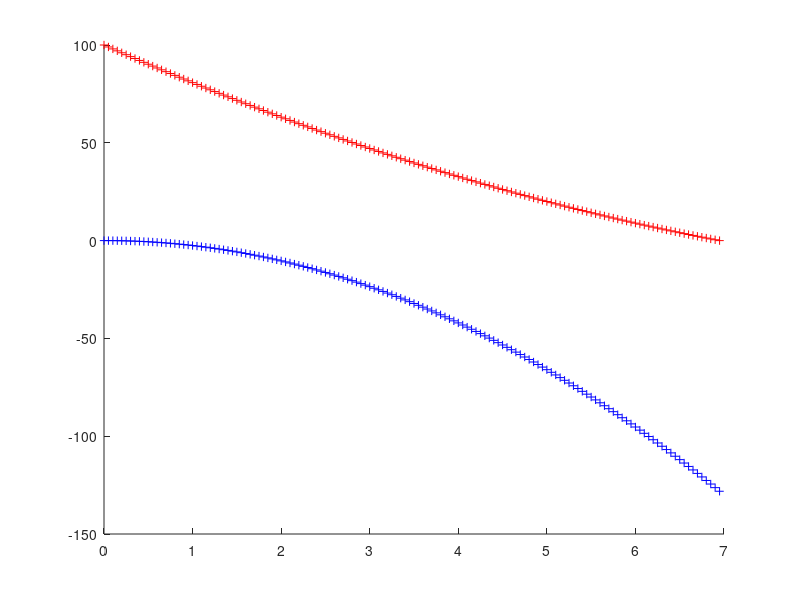

MATLAB code to generate this figure:
g0 = 9.80665;
Isp = 228;
sref = 0.8;
cd = 1.5;
rho = 1.71e-8;
propmx = 1200;
tguid = 0.05;
tint = 0.25;
g = 3.718;
m0 = 160;
vf = [-5.0 0.0];

p = [100;0;-20;0];
n_gov = size(p,2);
t = 0;
y = [p(1,:)';p(2,:)';p(3,:)';p(4,:)';m0*ones(n_gov,1)];
dydt = y;
figure;
hold on;
while (max(abs(dydt)) > 0)
    plot(t,y(1),'r+',t,y(2),'b+')
%    plot(t,y(3),'r+',t,y(4),'b+')
%    plot(t,y(5),'b+')
    ground = (y(1:n_gov) > 0);
    burnout = (m0-y(4*n_gov+1:end) < 6);
    acc = [100 propmx./y(4*n_gov+1:end)];
    a_gov = max(min(acc,[],2),0);
    theta_gov = max(min(-pi/3,pi/4),-pi/4);
    vit_gov = sqrt(y(2*n_gov+1:3*n_gov).^2+y(3*n_gov+1:4*n_gov).^2);
    dydt = [y(2*n_gov+1:3*n_gov);y(3*n_gov+1:4*n_gov);...
        (a_gov.*cos(theta_gov).*burnout-g...
        -1/2*rho*sref*cd./y(4*n_gov+1:end).*vit_gov.*y(2*n_gov+1:3*n_gov));...
        (a_gov.*sin(theta_gov).*burnout...
        -1/2*rho*sref*cd./y(4*n_gov+1:end).*vit_gov.*y(3*n_gov+1:4*n_gov));...
        -y(4*n_gov+1:end).*a_gov/g0/Isp.*burnout].*[ground;ground;ground;ground;ground];
    y = y+tguid*dydt;
    t = t+tguid;
end
